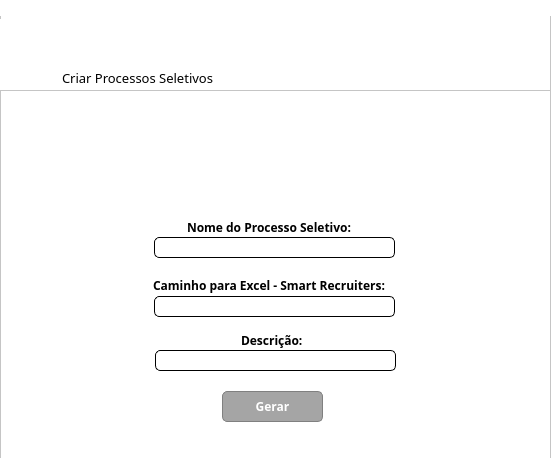
<?xml version="1.0" encoding="UTF-8"?>
<ui version="4.0">
 <class>MainWindow</class>
 <widget class="QMainWindow" name="MainWindow">
  <property name="geometry">
   <rect>
    <x>0</x>
    <y>0</y>
    <width>551</width>
    <height>475</height>
   </rect>
  </property>
  <property name="minimumSize">
   <size>
    <width>551</width>
    <height>475</height>
   </size>
  </property>
  <property name="maximumSize">
   <size>
    <width>551</width>
    <height>475</height>
   </size>
  </property>
  <property name="sizeIncrement">
   <size>
    <width>551</width>
    <height>475</height>
   </size>
  </property>
  <property name="baseSize">
   <size>
    <width>551</width>
    <height>475</height>
   </size>
  </property>
  <property name="windowTitle">
   <string>MainWindow</string>
  </property>
  <property name="styleSheet">
   <string notr="true">background-color: rgb(255, 255, 255);</string>
  </property>
  <widget class="QWidget" name="centralwidget">
   <widget class="QFrame" name="frame_Criarprocesso_2">
    <property name="geometry">
     <rect>
      <x>0</x>
      <y>0</y>
      <width>551</width>
      <height>91</height>
     </rect>
    </property>
    <property name="styleSheet">
     <string notr="true">background-color: rgb(255, 255, 255);</string>
    </property>
    <property name="frameShape">
     <enum>QFrame::StyledPanel</enum>
    </property>
    <property name="frameShadow">
     <enum>QFrame::Raised</enum>
    </property>
    <widget class="QLabel" name="label_barrabosch">
     <property name="geometry">
      <rect>
       <x>0</x>
       <y>0</y>
       <width>551</width>
       <height>16</height>
      </rect>
     </property>
     <property name="text">
      <string/>
     </property>
     <property name="pixmap">
      <pixmap>Bosch-Supergraphic.svg</pixmap>
     </property>
     <property name="scaledContents">
      <bool>true</bool>
     </property>
    </widget>
    <widget class="QLabel" name="label_logobosch">
     <property name="geometry">
      <rect>
       <x>0</x>
       <y>19</y>
       <width>171</width>
       <height>71</height>
      </rect>
     </property>
     <property name="text">
      <string/>
     </property>
     <property name="pixmap">
      <pixmap>Bosch_symbol_logo_black_red.png</pixmap>
     </property>
     <property name="scaledContents">
      <bool>true</bool>
     </property>
    </widget>
    <widget class="QLabel" name="label_escritacorrecao">
     <property name="geometry">
      <rect>
       <x>62</x>
       <y>70</y>
       <width>161</width>
       <height>16</height>
      </rect>
     </property>
     <property name="font">
      <font>
       <family>Bosch Sans</family>
       <pointsize>10</pointsize>
      </font>
     </property>
     <property name="text">
      <string>Criar Processos Seletivos</string>
     </property>
    </widget>
   </widget>
   <widget class="QFrame" name="frame_Criarprocesso">
    <property name="geometry">
     <rect>
      <x>0</x>
      <y>90</y>
      <width>551</width>
      <height>391</height>
     </rect>
    </property>
    <property name="styleSheet">
     <string notr="true">background-color: rgb(255, 255, 255);</string>
    </property>
    <property name="frameShape">
     <enum>QFrame::StyledPanel</enum>
    </property>
    <property name="frameShadow">
     <enum>QFrame::Raised</enum>
    </property>
    <widget class="QLabel" name="label_logotestquest">
     <property name="geometry">
      <rect>
       <x>111</x>
       <y>28</y>
       <width>321</width>
       <height>81</height>
      </rect>
     </property>
     <property name="text">
      <string/>
     </property>
     <property name="pixmap">
      <pixmap>logo.png</pixmap>
     </property>
     <property name="scaledContents">
      <bool>true</bool>
     </property>
    </widget>
    <widget class="QLabel" name="label_nomedoProcesso">
     <property name="geometry">
      <rect>
       <x>187</x>
       <y>129</y>
       <width>171</width>
       <height>16</height>
      </rect>
     </property>
     <property name="font">
      <font>
       <family>Bosch Sans</family>
       <pointsize>9</pointsize>
       <weight>75</weight>
       <bold>true</bold>
      </font>
     </property>
     <property name="text">
      <string>Nome do Processo Seletivo:</string>
     </property>
    </widget>
    <widget class="QLineEdit" name="lineEdit_nomedoProcesso">
     <property name="geometry">
      <rect>
       <x>154</x>
       <y>147</y>
       <width>241</width>
       <height>21</height>
      </rect>
     </property>
     <property name="font">
      <font>
       <family>Bosch Sans</family>
      </font>
     </property>
     <property name="styleSheet">
      <string notr="true">border: 1px solid black;
border-radius: 5px;</string>
     </property>
    </widget>
    <widget class="QLabel" name="label_caminhoparaExcel">
     <property name="geometry">
      <rect>
       <x>153</x>
       <y>185</y>
       <width>241</width>
       <height>20</height>
      </rect>
     </property>
     <property name="font">
      <font>
       <family>Bosch Sans</family>
       <pointsize>9</pointsize>
       <weight>75</weight>
       <bold>true</bold>
      </font>
     </property>
     <property name="text">
      <string>Caminho para Excel - Smart Recruiters:</string>
     </property>
    </widget>
    <widget class="QLineEdit" name="lineEdit_caminhoparaExcel">
     <property name="geometry">
      <rect>
       <x>154</x>
       <y>206</y>
       <width>241</width>
       <height>21</height>
      </rect>
     </property>
     <property name="font">
      <font>
       <family>Bosch Sans</family>
      </font>
     </property>
     <property name="styleSheet">
      <string notr="true">border: 1px solid black;
border-radius: 5px;</string>
     </property>
    </widget>
    <widget class="QLabel" name="label_descricao">
     <property name="geometry">
      <rect>
       <x>241</x>
       <y>240</y>
       <width>71</width>
       <height>20</height>
      </rect>
     </property>
     <property name="font">
      <font>
       <family>Bosch Sans</family>
       <pointsize>9</pointsize>
       <weight>75</weight>
       <bold>true</bold>
      </font>
     </property>
     <property name="text">
      <string>Descrição:</string>
     </property>
    </widget>
    <widget class="QLineEdit" name="lineEdit_descricao">
     <property name="geometry">
      <rect>
       <x>155</x>
       <y>260</y>
       <width>241</width>
       <height>21</height>
      </rect>
     </property>
     <property name="font">
      <font>
       <family>Bosch Sans</family>
      </font>
     </property>
     <property name="styleSheet">
      <string notr="true">border: 1px solid black;
border-radius: 5px;</string>
     </property>
    </widget>
    <widget class="QPushButton" name="botaoGerarCriarProcessoSeletivo">
     <property name="geometry">
      <rect>
       <x>222</x>
       <y>301</y>
       <width>101</width>
       <height>31</height>
      </rect>
     </property>
     <property name="font">
      <font>
       <family>Bosch Sans</family>
       <pointsize>9</pointsize>
       <weight>75</weight>
       <bold>true</bold>
      </font>
     </property>
     <property name="styleSheet">
      <string notr="true">background-color: rgb(165, 165, 165);
color: rgb(255, 255, 255);
border: 1px solid Grey;
border-radius: 5px;</string>
     </property>
     <property name="text">
      <string>Gerar</string>
     </property>
    </widget>
    <widget class="QLabel" name="label">
     <property name="geometry">
      <rect>
       <x>0</x>
       <y>368</y>
       <width>551</width>
       <height>20</height>
      </rect>
     </property>
     <property name="text">
      <string/>
     </property>
     <property name="pixmap">
      <pixmap>Bosch-Supergraphic.svg</pixmap>
     </property>
     <property name="scaledContents">
      <bool>true</bool>
     </property>
    </widget>
   </widget>
  </widget>
 </widget>
 <resources/>
 <connections/>
</ui>
